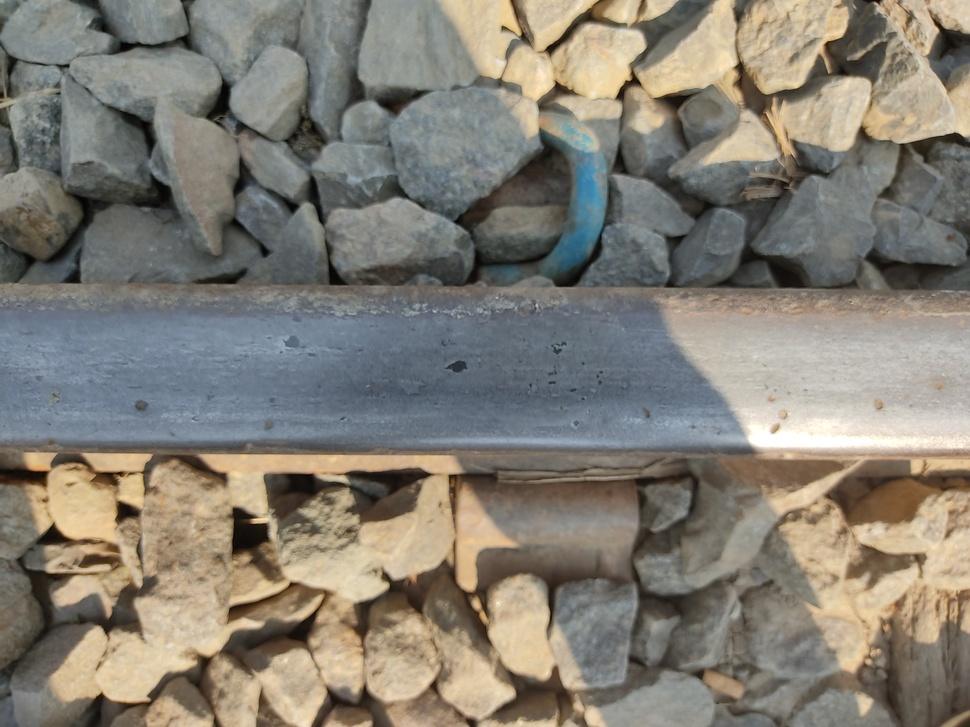
#> input picture data/raw/Test/Defective/376.jpg, 970 x 727 px, shrunk from 4000 x 3000 before the run, given as the content of the folder data/sd1_sample/extracted_imgs, which was not available
$ jupyter execute --allow-errors annotator.ipynb   (text cells are left out)
#> lines starting #> are read from the running program, lines starting #| are printed output that depends on the picture; pictures that were not available may be replaced by others from this repository, and a replacement may not be noted
[cell 1]
from pathlib import Path

import numpy as np
import pandas as pd

import matplotlib.pyplot as plt
from matplotlib.gridspec import GridSpec
import seaborn as sns

import cv2 as cv

from tqdm import tqdm

[cell 2]
dataset = "sd1_sample"

src = Path("./data/") / dataset / "extracted_imgs"
dst = Path("./data/") / dataset / "labels"
if not dst.exists():
    dst.mkdir(parents=True)

[cell 3]
imgs = sorted(list(src.iterdir()))

[cell 4]
def random_show(imgs: list, N: int = 4) -> None:
    idx = np.random.choice(len(imgs), size=N, replace=False)
    _, ax = plt.subplots(
        int(np.ceil(N // 4)), 4, figsize=(16, 6), tight_layout=True, sharey=True
    )
    ax = ax.flatten()
    for n in range(N):
        img = cv.imread(str(imgs[idx[n]]))
        ax[n].imshow(img)
        ax[n].set_title(imgs[idx[n]].parts[-1])
    for a in ax:
        a.set_xticks([])
        a.set_yticks([])

#> (a cell that did not finish here is left out)

[cell 6]
def marginal_histograms(
    img: np.ndarray, img_mod: np.ndarray, plot: bool = True
) -> tuple[np.ndarray, np.ndarray, np.ndarray, np.ndarray]:
    mean_vert = np.mean(img_mod, axis=0)
    mean_hor = np.mean(img_mod, axis=1)
    std_vert = np.std(img_mod, axis=0)
    std_hor = np.std(img_mod, axis=1)
    x1 = np.arange(len(mean_vert))
    x2 = np.arange(len(mean_hor))

    if plot:
        fig = plt.figure(figsize=(10, 6), tight_layout=True)

        gs = GridSpec(
            nrows=2, ncols=2, figure=fig, width_ratios=[3, 1], height_ratios=[1, 3]
        )

        ax0 = fig.add_subplot(gs[1, 0])
        ax1 = fig.add_subplot(gs[0, 0], sharex=ax0)
        ax2 = fig.add_subplot(gs[1, 1], sharey=ax0)

        ax0.imshow(img, aspect="auto", cmap="gray")
        ax1.plot(x1, mean_vert)
        ax1.plot(x1, std_vert)
        ax2.plot(mean_hor, x2)
        ax2.plot(std_hor, x2)

        plt.show()

    return mean_vert, mean_hor, std_vert, std_hor

[cell 7]
def image_manipulator(
    dataset: str,
    img: np.ndarray, plot: bool = True
) -> tuple[np.ndarray, np.ndarray]:
    img_raw = cv.imread(str(img))
    img = cv.cvtColor(img_raw, cv.COLOR_BGR2GRAY)

    img_mod = img

    if dataset == "sd1_linear_sample":
        clahe   = cv.createCLAHE()
        img_mod = clahe.apply(img)

    # [5 lines of commented-out code are left out]

    if plot:
        _, axs = plt.subplots(1, 2, figsize=(16, 4), tight_layout=True, sharey=True)
        axs[0].imshow(img_raw)
        axs[1].imshow(img_mod, cmap="gray")
        for ax in axs:
            ax.set_xticks([])
            ax.set_yticks([])
        plt.show()

    return img, img_mod

[cell 8]
def detect_rail(
    dataset: str,
    img: np.ndarray,
    mean_vert: np.ndarray, mean_hor: np.ndarray, plot: bool = True
) -> tuple[np.ndarray, np.ndarray]:

    label = np.zeros(shape=(*img.shape, 3), dtype=np.uint8)
    blended = np.zeros(shape=(*img.shape, 3), dtype=np.uint8)
    max_hor = np.argmax(mean_hor)

    if dataset == "sd1_sample":
        min_threshold = 39
        max_threshold = 87
    elif dataset == "sd1_linear_sample":
        min_threshold = 54
        max_threshold = 173
    else:
        raise KeyError("Dataset not known")

    label[max(0, max_hor - min_threshold) : max_hor + max_threshold, :, 1] = 255

    img_3channel = cv.cvtColor(img, cv.COLOR_GRAY2BGR)

    blended = cv.addWeighted(img_3channel, 1, label, 0.1, 0)

    if plot:
        _, ax = plt.subplots(1, 1, figsize=(16, 8))

        ax.imshow(blended)
        ax.hlines([max_hor], 0, len(mean_vert), color="green")
        ax.hlines(
            [max_hor - min_threshold, max_hor + max_threshold],
            0,
            len(mean_vert),
            color="red",
        )
        plt.show()

    return label, blended

[cell 9]
for _ in range(1):
    img, img_mod = image_manipulator(dataset, imgs[np.random.choice(len(imgs))], plot=True)
#> in image_manipulator, img_raw is the input picture: shape (727, 970, 3); mean B, G, R 116.5, 126.6, 131.5
#> in image_manipulator, `img = cv.cvtColor(img_raw, cv.COLOR_BGR2GRAY)`:
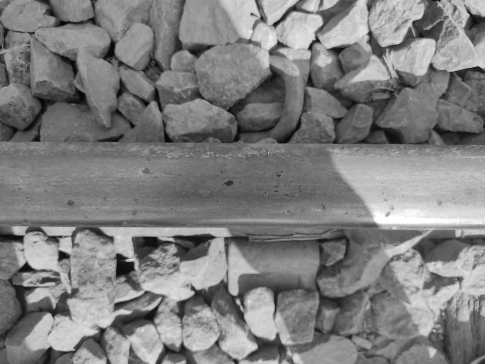
#> img: shape (727, 970) (shown at 1/2 size); min 0, max 255, mean 126.9
#> in image_manipulator, `plt.show()`:
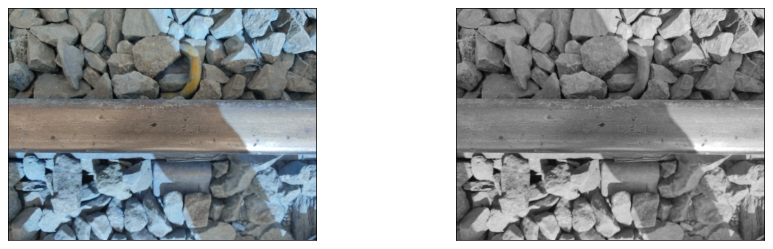
#> figure drawn by matplotlib, 2 panels; B, G, R data is drawn as R, G, B
    res = marginal_histograms(img, img_mod, plot=True)
#> in marginal_histograms, `mean_vert = np.mean(img_mod, axis=0)`: mean_vert = 970 values, max 156.5 at index 833, min 99.19 at index 9, mean 126.9
#> in marginal_histograms, `mean_hor = np.mean(img_mod, axis=1)`: mean_hor = 727 values, max 161.3 at index 438, min 69.33 at index 281, mean 126.9
#> in marginal_histograms, `std_vert = np.std(img_mod, axis=0)`: std_vert = 970 values, max 56.3 at index 943, min 27.38 at index 3, mean 44.61
#> in marginal_histograms, `std_hor = np.std(img_mod, axis=1)`: std_hor = 727 values, max 59.8 at index 445, min 10.96 at index 292, mean 40.78
#> in marginal_histograms, `x1 = np.arange(len(mean_vert))`: x1 = 970 values from 0 to 969
#> in marginal_histograms, `x2 = np.arange(len(mean_hor))`: x2 = 727 values from 0 to 726
#> in marginal_histograms, `plt.show()`:
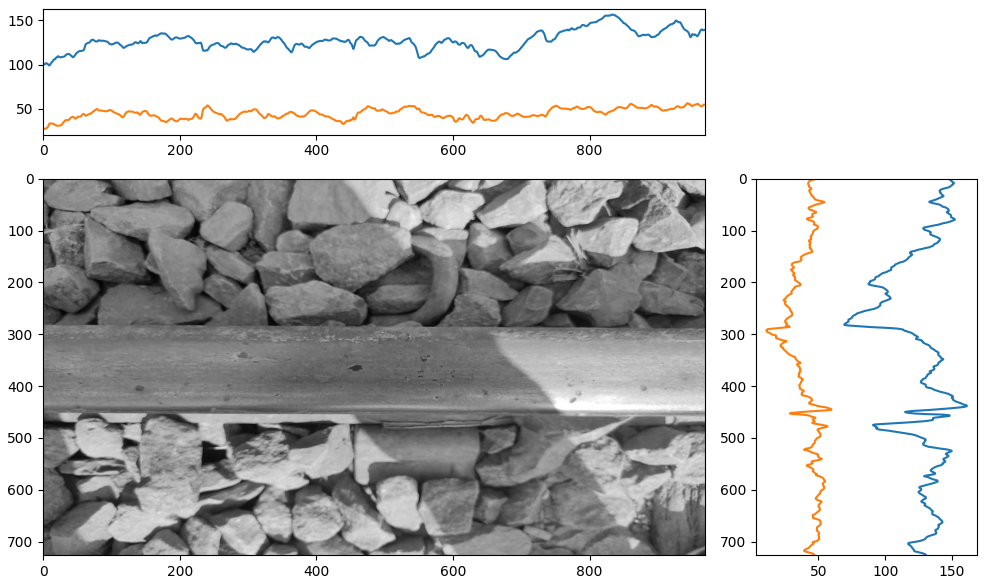
#> figure drawn by matplotlib, 3 panels; panel 2: curve peaks at x = 833, y = 156.5; panel 2: curve peaks at x = 943, y = 56.3
    label, blended = detect_rail(dataset, img_mod, *res[:2], plot=True)
#> in detect_rail, `max_hor = np.argmax(mean_hor)`: max_hor = 438
#> in detect_rail, `blended = cv.addWeighted(img_3channel, 1, label, 0.1, 0)`:
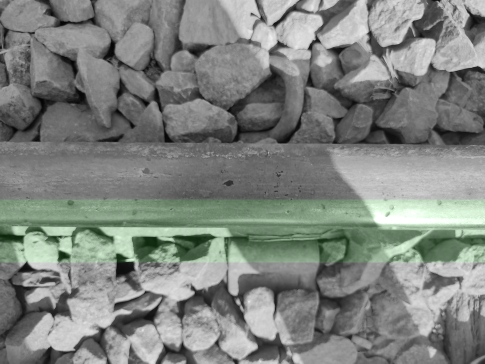
#> blended: shape (727, 970, 3) (shown at 1/2 size); mean B, G, R 126.9, 131.3, 126.9
#> in detect_rail, `plt.show()`:
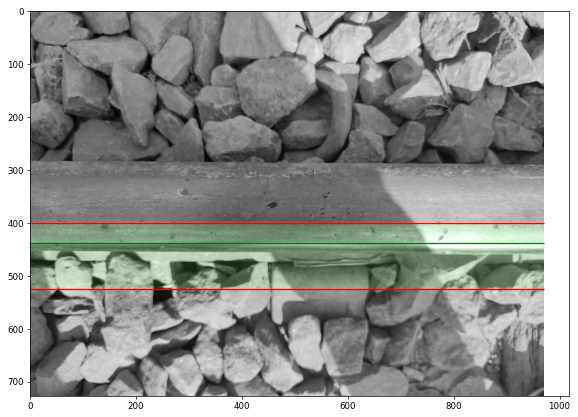
#> figure drawn by matplotlib, 1 panel
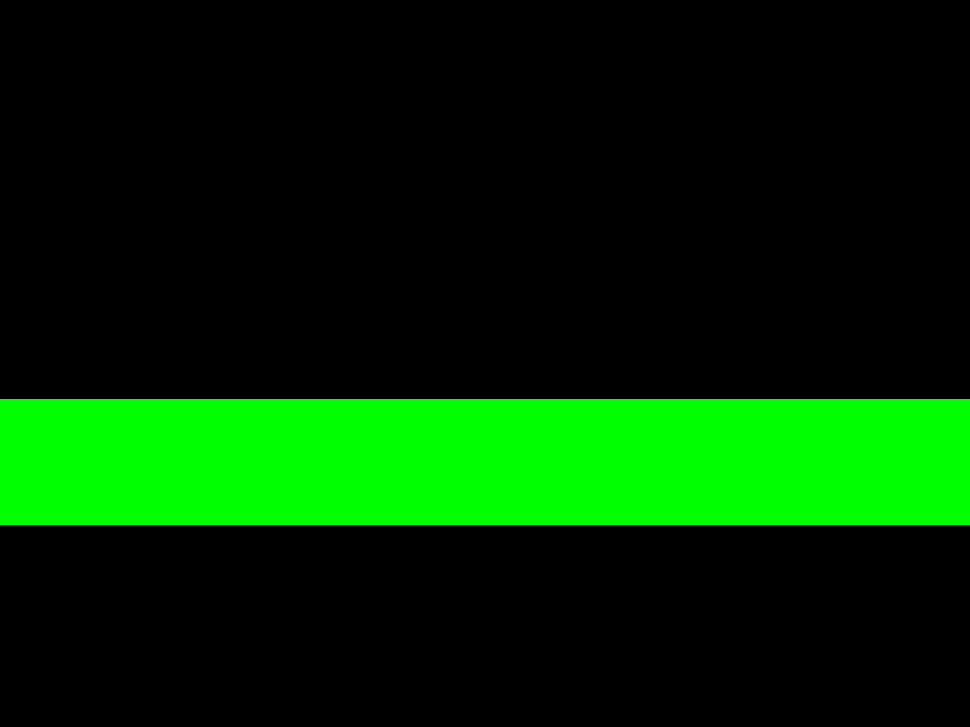
#> label: shape (727, 970, 3); mean of channels 0, 1, 2 0, 44.2, 0; drawn as B, G, R

[cell 10]
for img in tqdm(imgs):
    image, image_mod = image_manipulator(dataset, img, plot=False)
    histograms = marginal_histograms(image, image_mod, plot=False)
    label, blended = detect_rail(dataset, image_mod, *histograms[:2], plot=False)

$ run again, on data/raw/Test/Non defective/366.jpg
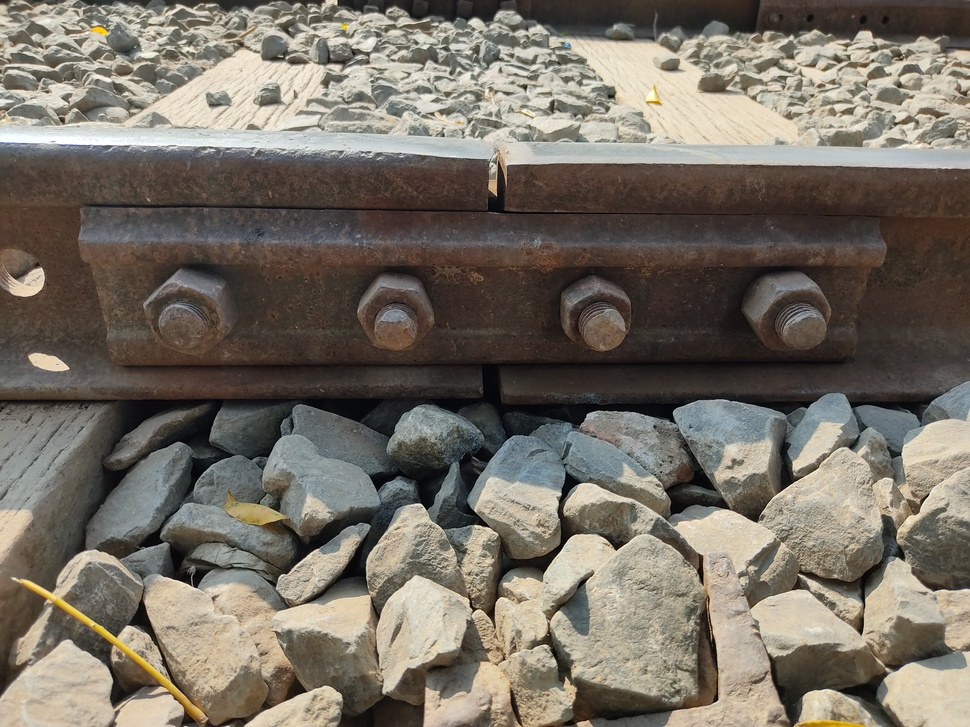
#> input picture data/raw/Test/Non defective/366.jpg, 970 x 727 px, shrunk from 4000 x 3000 before the run, given as the content of the folder data/sd1_sample/extracted_imgs, which was not available
#> in image_manipulator, img_raw is the input picture: shape (727, 970, 3); mean B, G, R 100.3, 110.9, 118.1
#> mean_vert = 970 values, max 129.6 at index 724, min 91.19 at index 376, mean 111.9
#> mean_hor = 727 values, max 200.4 at index 143, min 33.45 at index 400, mean 111.9
#> std_vert = 970 values, max 72.06 at index 740, min 49.8 at index 111, mean 62.79
#> std_hor = 727 values, max 68.61 at index 713, min 10.08 at index 196, mean 42.94
#> x1 = 970 values from 0 to 969
#> x2 = 727 values from 0 to 726
#> in marginal_histograms, `plt.show()`:
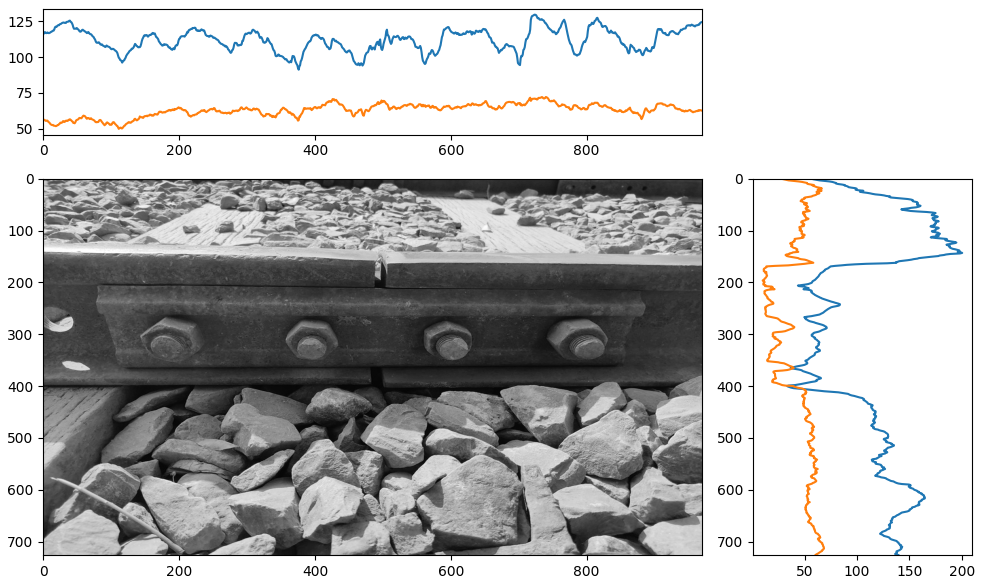
#> figure drawn by matplotlib, 3 panels; panel 2: curve peaks at x = 724, y = 129.6; panel 2: curve peaks at x = 740, y = 72.06
#> max_hor = 143
#> `label, blended = detect_rail(dataset, img_mod, *res[:2], plot=True)`:
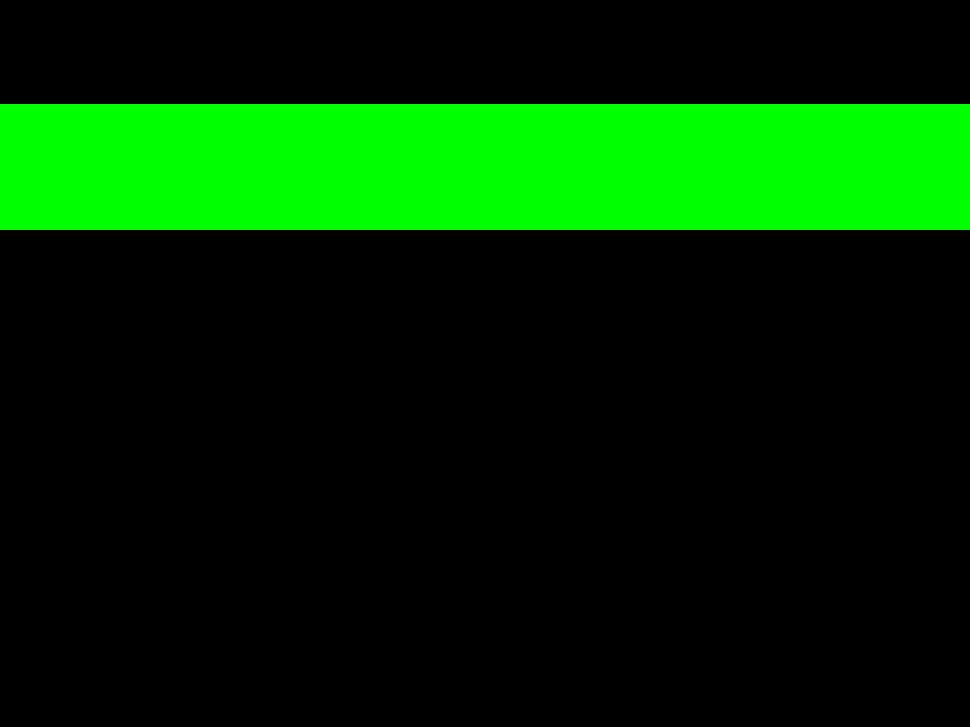
#> label: shape (727, 970, 3); mean of channels 0, 1, 2 0, 44.2, 0; drawn as B, G, R

$ run again, on data/raw/Test/Non defective/368.jpg
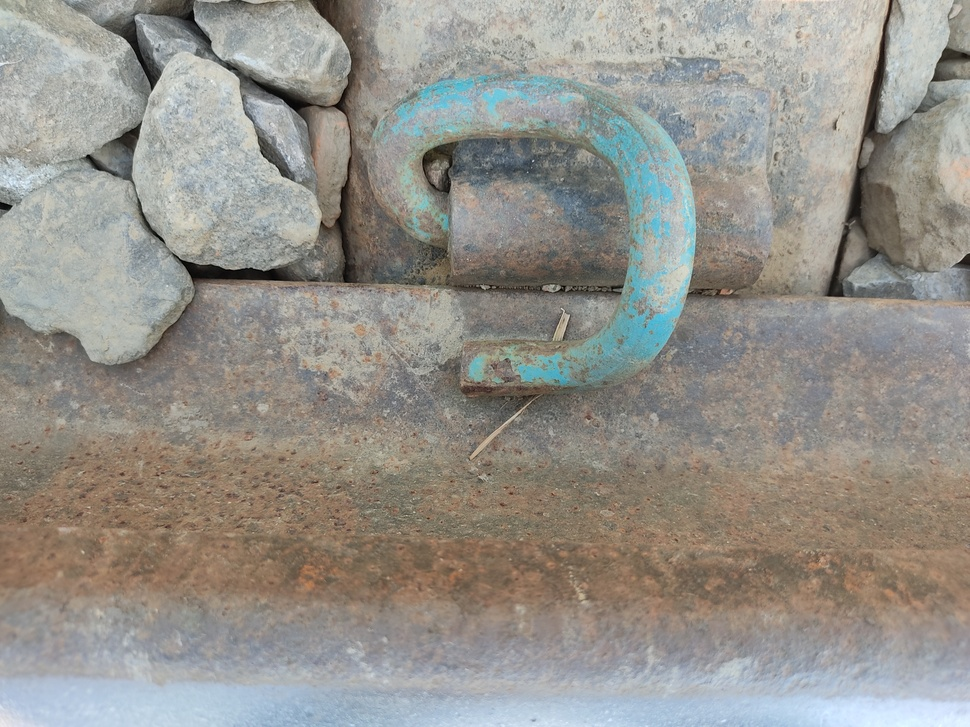
#> input picture data/raw/Test/Non defective/368.jpg, 970 x 727 px, shrunk from 4000 x 3000 before the run, given as the content of the folder data/sd1_sample/extracted_imgs, which was not available
#> in image_manipulator, img_raw is the input picture: shape (727, 970, 3); mean B, G, R 139.5, 146, 148.8
#> mean_vert = 970 values, max 160.5 at index 823, min 117.2 at index 350, mean 146.1
#> mean_hor = 727 values, max 204.1 at index 726, min 112.8 at index 278, mean 146.1
#> std_vert = 970 values, max 48.88 at index 859, min 23.81 at index 772, mean 32.34
#> std_hor = 727 values, max 52.88 at index 277, min 6.49 at index 684, mean 24.47
#> x1 = 970 values from 0 to 969
#> x2 = 727 values from 0 to 726
#> in marginal_histograms, `plt.show()`:
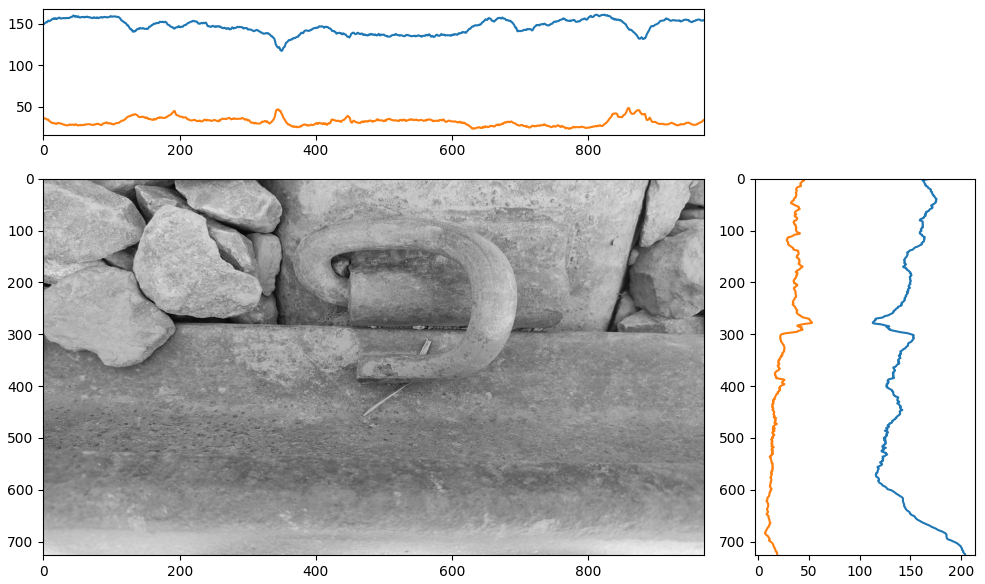
#> figure drawn by matplotlib, 3 panels; panel 2: curve peaks at x = 823, y = 160.5; panel 2: curve peaks at x = 859, y = 48.88
#> max_hor = 726
#> `label, blended = detect_rail(dataset, img_mod, *res[:2], plot=True)`:
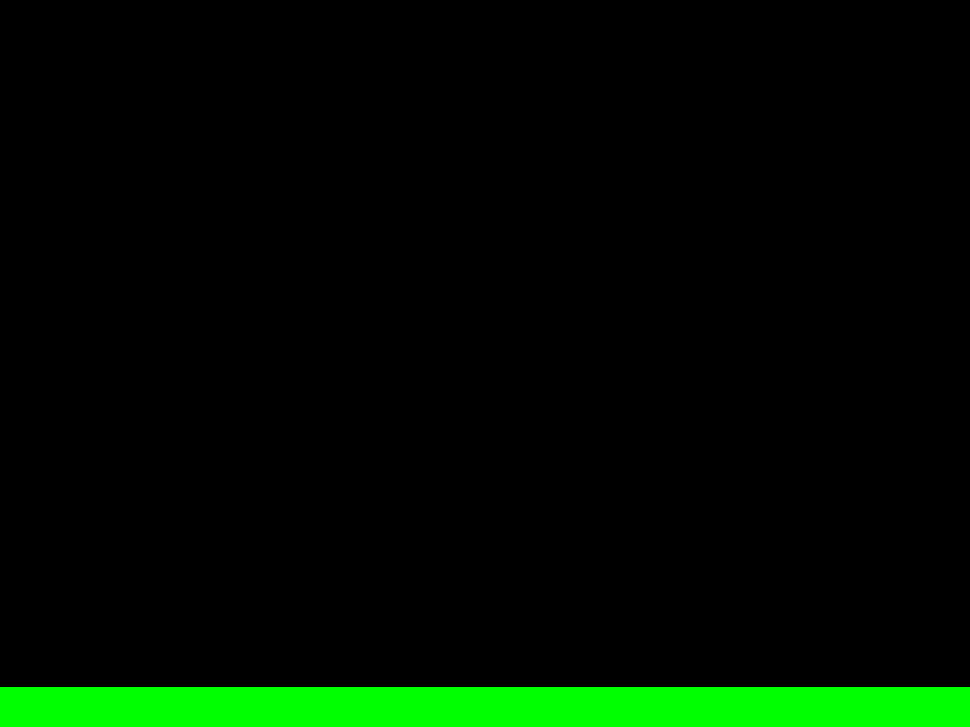
#> label: shape (727, 970, 3); mean of channels 0, 1, 2 0, 14, 0; drawn as B, G, R
